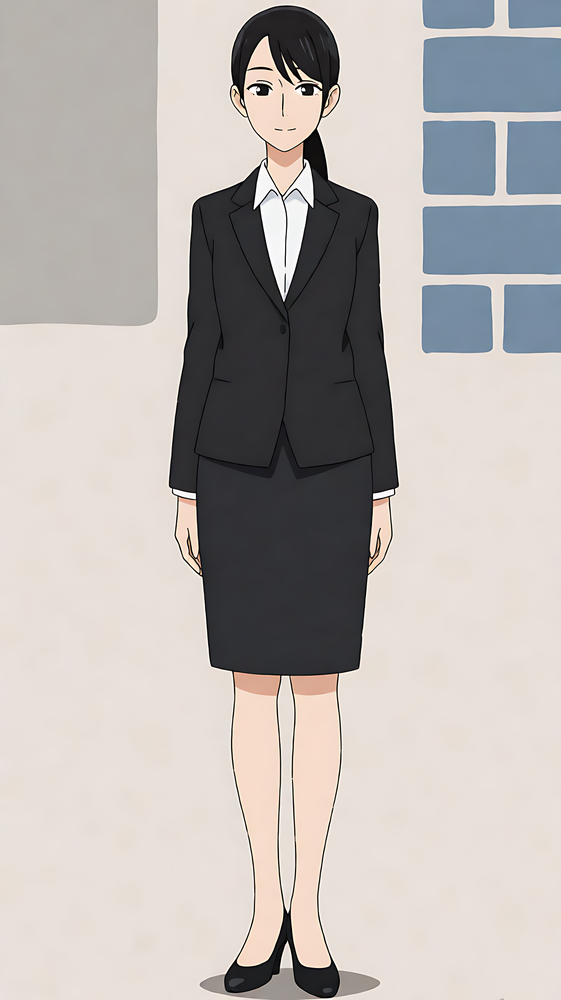
#> input picture assets/anime-jp-flat/anchor.png, 561 x 1000 px, shrunk from 1472 x 2624 before the run
$ python -i char_lib.py   (imports and definitions only)
#> lines starting #> are read from the running program, lines starting #| are printed output that depends on the picture; after the words box and inside, x2 and y2 are one past the last pixel; in counts of white or black regions, pixels touching at a corner belong together
#> further down, picture is the input picture: PIL image 561x1000 RGB; mean R, G, B 185.6, 180.3, 177.1
#!/usr/bin/env python
# -*- coding: utf-8 -*-
"""角色库：把角色设定图切成单张立绘，并按 id 调取。

角色库放在 `assets/char/<角色id>/`：

    assets/char/office-lady/
    ├── card.md           # 人看的角色档案
    ├── manifest.json     # 机器读的索引
    ├── source-01.png     # 原始设定图
    └── poses/
        ├── 01-front-hold-papers.png
        └── ...

`--character` 既可以直接给图片路径，也可以给库里的 id：

    --character office-lady        # 该角色的默认姿态（manifest 里的 default_pose）
    --character office-lady:02     # 指定姿态，可用序号或文件名前缀

用法：
    python scripts/char_lib.py list
    python scripts/char_lib.py list --json
    python scripts/char_lib.py extract 设定图.png --id office-lady \
        --names 01-front-hold-papers,02-front-arms-crossed
"""
from __future__ import annotations

import argparse
import json
import os
import sys

SKILL_ROOT = os.path.dirname(os.path.dirname(os.path.abspath(__file__)))
CHAR_ROOT = os.path.join(SKILL_ROOT, "assets", "char")


# ---------------------------------------------------------------- 读库

def _manifest_path(char_id: str) -> str:
    return os.path.join(CHAR_ROOT, char_id, "manifest.json")


# [134 lines left out: functions load, all_chars, _match_pose, resolve, _bg_color, split_poses, not called in this run]


def _drop_edge_slivers(img, th: int = 28, ratio: float = 0.02):
    """抹掉贴着左右边缘的碎块——相邻姿态漏进来的一角。

    只处理「碰到边缘」且「面积不到最大连通域的 2%」的块。角色自己的
    手臂、文件即使贴边也不会被删，因为它们跟主体连通、面积大。
    """
#> called with th = 28, ratio = 0.02
    import numpy as np
    from PIL import Image, ImageDraw

    a = np.asarray(img.convert("RGB")).astype(np.int16)
    h, w = a.shape[:2]
#> h = 1000; w = 561
    k = max(2, min(h, w) // 50)
#> k = 11
    corners = np.concatenate([
        a[:k, :k].reshape(-1, 3), a[:k, -k:].reshape(-1, 3),
        a[-k:, :k].reshape(-1, 3), a[-k:, -k:].reshape(-1, 3),
    ])
#> corners = 484 rows, first 8: [184, 179, 174], [184, 179, 174], [184, 179, 173], [184, 179, 174], [183, 179, 173], [183, 178, 173], [183, 178, 173], [183, 178, 173]
    bg = np.median(corners, axis=0)
#> bg = [207.5, 201, 195.5]
    ink = np.abs(a - bg).max(axis=2) > th
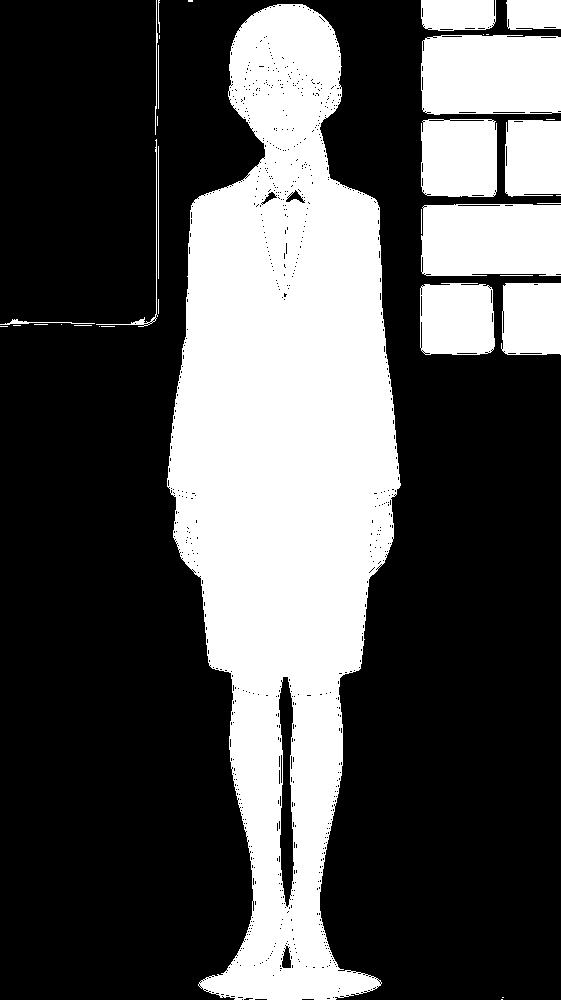
#> ink: shape (1000, 561) bool; 32.9% white; 35 white regions (17 under 20 px), largest, box (x1, y1, x2, y2) and area: (167, 4, 401, 1000) 140478, (421, 35, 561, 115) 10733, (421, 204, 561, 276) 9726
    total = int(ink.sum())
#> total = 184668
    if total == 0:
        return img

    # fromarray 得到的是只读图像，floodfill 写不进去还会静默返回，必须 copy
    mask = Image.fromarray((ink * 255).astype(np.uint8), "L").copy()
    seeds = []
    for y in range(h):
        for x in (0, 1, w - 2, w - 1):
            if ink[y, x]:
                seeds.append((x, y))
    if not seeds:
        return img

    erased = 0
    for x, y in seeds:
        if mask.getpixel((x, y)) != 255:
            continue
        ImageDraw.floodfill(mask, (x, y), 128, thresh=0)
        m = np.array(mask)
        area = int((m == 128).sum())
        if area < total * ratio:
            m[m == 128] = 0
            erased += 1
        else:
            m[m == 128] = 255
        mask = Image.fromarray(m, "L").copy()
#> this loop made 645 passes
#> area on passes 1, 59, 60, 61, 62, 63, 64, 65, 66, 67, 68, 69: 1550, 10733, 10733, 10733, 10733, 10733, 10733, 10733, 10733, 10733, 10733, 10733
#> pass 1, in _drop_edge_slivers, `mask = Image.fromarray(m, "L").copy()`:
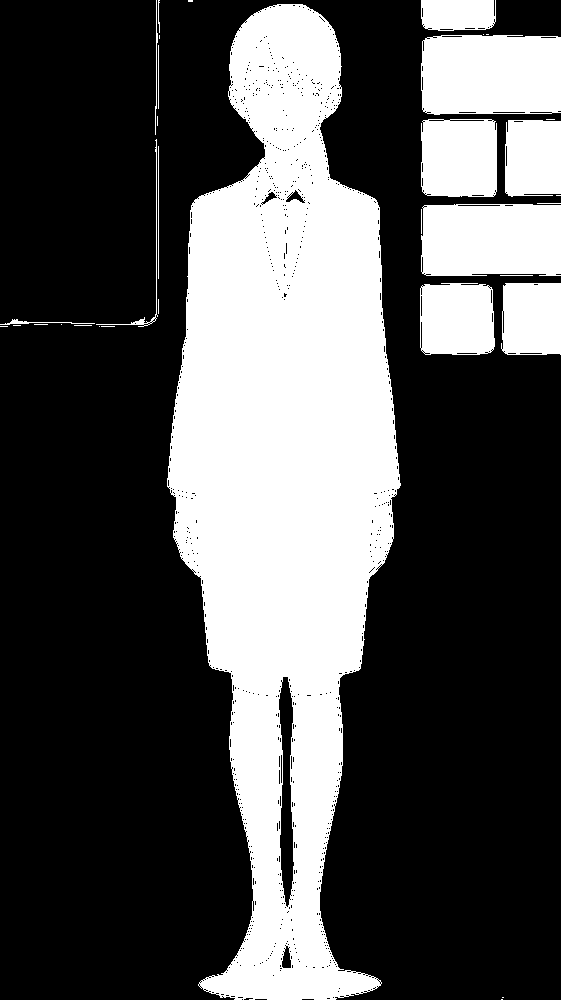
#> mask: PIL image 561x1000 L; 32.6% white; 34 white regions (17 under 20 px), largest, box (x1, y1, x2, y2) and area: (167, 4, 401, 1000) 140478, (421, 35, 561, 115) 10733, (421, 204, 561, 276) 9726
#> after the loop, erased = 5

    if not erased:
        return img
    keep = np.asarray(mask) > 0
    out = np.asarray(img.convert("RGB")).copy()
    out[~keep] = bg.astype(np.uint8)
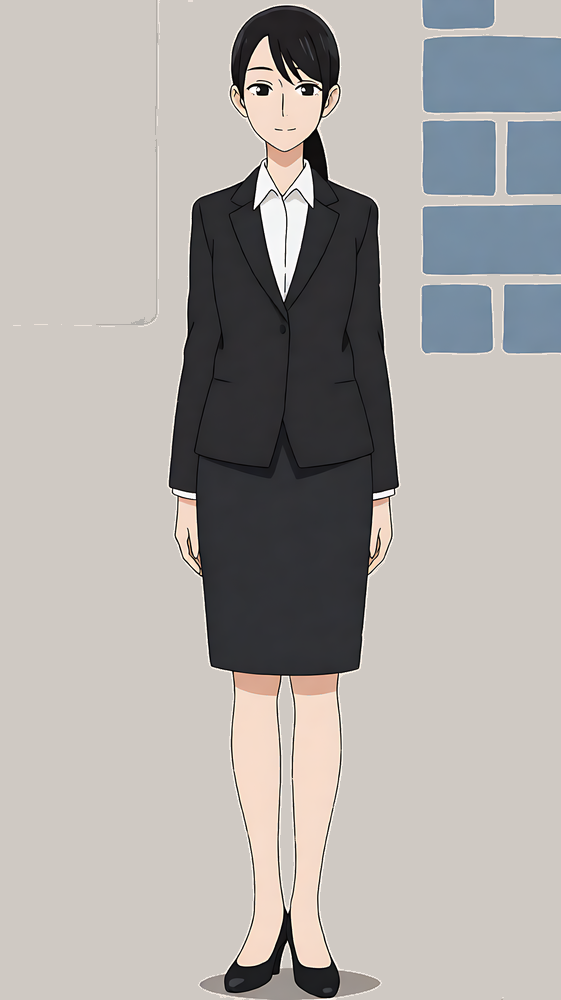
#> out: shape (1000, 561, 3); mean R, G, B 173.7, 169.6, 166.5
    return Image.fromarray(out, "RGB")


# [137 lines left out: functions extract, _to_alpha, cmd_extract, cmd_list, main, not called in this run]


# [2 lines not run here, left out]

>>> from PIL import Image
>>> picture = Image.open('../assets/anime-jp-flat/anchor.png')
>>> result = _drop_edge_slivers(picture)
